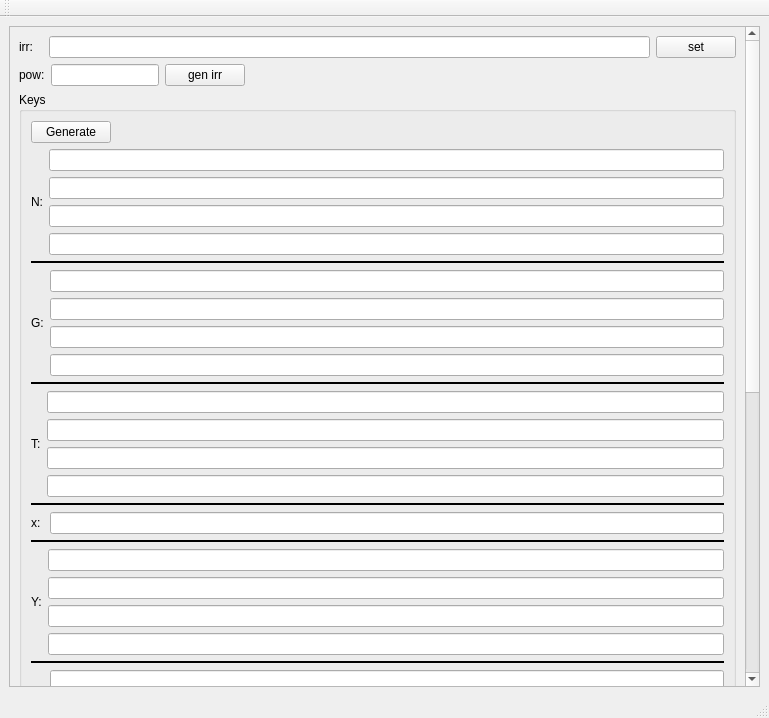
<?xml version="1.0" encoding="UTF-8"?>
<ui version="4.0">
 <class>MainWindow</class>
 <widget class="QMainWindow" name="MainWindow">
  <property name="geometry">
   <rect>
    <x>0</x>
    <y>0</y>
    <width>769</width>
    <height>718</height>
   </rect>
  </property>
  <property name="windowTitle">
   <string>MainWindow</string>
  </property>
  <widget class="QWidget" name="centralwidget">
   <layout class="QGridLayout" name="gridLayout">
    <item row="0" column="0">
     <widget class="QScrollArea" name="scrollArea">
      <property name="widgetResizable">
       <bool>true</bool>
      </property>
      <widget class="QWidget" name="scrollAreaWidgetContents">
       <property name="geometry">
        <rect>
         <x>0</x>
         <y>0</y>
         <width>728</width>
         <height>1365</height>
        </rect>
       </property>
       <layout class="QVBoxLayout" name="verticalLayout_8">
        <item>
         <layout class="QHBoxLayout" name="horizontalLayout_4">
          <item>
           <widget class="QLabel" name="label_24">
            <property name="text">
             <string>irr:   </string>
            </property>
           </widget>
          </item>
          <item>
           <widget class="QLineEdit" name="Lineirr"/>
          </item>
          <item>
           <widget class="QPushButton" name="setIrr_2">
            <property name="text">
             <string>set</string>
            </property>
           </widget>
          </item>
         </layout>
        </item>
        <item>
         <layout class="QHBoxLayout" name="horizontalLayout">
          <item>
           <widget class="QLabel" name="label">
            <property name="text">
             <string>pow:</string>
            </property>
           </widget>
          </item>
          <item>
           <widget class="QLineEdit" name="linePow">
            <property name="sizePolicy">
             <sizepolicy hsizetype="Minimum" vsizetype="Fixed">
              <horstretch>0</horstretch>
              <verstretch>0</verstretch>
             </sizepolicy>
            </property>
           </widget>
          </item>
          <item>
           <widget class="QPushButton" name="genIrrButton">
            <property name="text">
             <string>gen irr</string>
            </property>
           </widget>
          </item>
          <item>
           <spacer name="horizontalSpacer_3">
            <property name="orientation">
             <enum>Qt::Horizontal</enum>
            </property>
            <property name="sizeHint" stdset="0">
             <size>
              <width>40</width>
              <height>20</height>
             </size>
            </property>
           </spacer>
          </item>
         </layout>
        </item>
        <item>
         <widget class="QGroupBox" name="groupBox">
          <property name="title">
           <string>Keys</string>
          </property>
          <layout class="QVBoxLayout" name="verticalLayout_5">
           <item>
            <layout class="QHBoxLayout" name="horizontalLayout_7">
             <item>
              <widget class="QPushButton" name="GenButton_2">
               <property name="text">
                <string>Generate</string>
               </property>
              </widget>
             </item>
             <item>
              <spacer name="horizontalSpacer">
               <property name="orientation">
                <enum>Qt::Horizontal</enum>
               </property>
               <property name="sizeHint" stdset="0">
                <size>
                 <width>40</width>
                 <height>20</height>
                </size>
               </property>
              </spacer>
             </item>
            </layout>
           </item>
           <item>
            <layout class="QHBoxLayout" name="horizontalLayout_3">
             <item>
              <widget class="QLabel" name="label_13">
               <property name="text">
                <string>N:</string>
               </property>
              </widget>
             </item>
             <item>
              <layout class="QVBoxLayout" name="verticalLayout_6">
               <item>
                <widget class="QLineEdit" name="N1"/>
               </item>
               <item>
                <widget class="QLineEdit" name="N2"/>
               </item>
               <item>
                <widget class="QLineEdit" name="N3"/>
               </item>
               <item>
                <widget class="QLineEdit" name="N4"/>
               </item>
              </layout>
             </item>
            </layout>
           </item>
           <item>
            <widget class="Line" name="line">
             <property name="frameShadow">
              <enum>QFrame::Plain</enum>
             </property>
             <property name="lineWidth">
              <number>2</number>
             </property>
             <property name="midLineWidth">
              <number>0</number>
             </property>
             <property name="orientation">
              <enum>Qt::Horizontal</enum>
             </property>
            </widget>
           </item>
           <item>
            <layout class="QHBoxLayout" name="horizontalLayout_5">
             <item>
              <widget class="QLabel" name="label_14">
               <property name="text">
                <string>G:</string>
               </property>
              </widget>
             </item>
             <item>
              <layout class="QVBoxLayout" name="verticalLayout">
               <item>
                <widget class="QLineEdit" name="G1"/>
               </item>
               <item>
                <widget class="QLineEdit" name="G2"/>
               </item>
               <item>
                <widget class="QLineEdit" name="G3"/>
               </item>
               <item>
                <widget class="QLineEdit" name="G4"/>
               </item>
              </layout>
             </item>
            </layout>
           </item>
           <item>
            <widget class="Line" name="line_2">
             <property name="frameShadow">
              <enum>QFrame::Plain</enum>
             </property>
             <property name="lineWidth">
              <number>2</number>
             </property>
             <property name="orientation">
              <enum>Qt::Horizontal</enum>
             </property>
            </widget>
           </item>
           <item>
            <layout class="QHBoxLayout" name="horizontalLayout_6">
             <item>
              <widget class="QLabel" name="label_15">
               <property name="text">
                <string>T:</string>
               </property>
              </widget>
             </item>
             <item>
              <layout class="QVBoxLayout" name="verticalLayout_9">
               <item>
                <widget class="QLineEdit" name="T1"/>
               </item>
               <item>
                <widget class="QLineEdit" name="T2"/>
               </item>
               <item>
                <widget class="QLineEdit" name="T3"/>
               </item>
               <item>
                <widget class="QLineEdit" name="T4"/>
               </item>
              </layout>
             </item>
            </layout>
           </item>
           <item>
            <widget class="Line" name="line_3">
             <property name="frameShadow">
              <enum>QFrame::Plain</enum>
             </property>
             <property name="lineWidth">
              <number>2</number>
             </property>
             <property name="orientation">
              <enum>Qt::Horizontal</enum>
             </property>
            </widget>
           </item>
           <item>
            <layout class="QHBoxLayout" name="horizontalLayout_8">
             <item>
              <widget class="QLabel" name="label_16">
               <property name="text">
                <string>x: </string>
               </property>
              </widget>
             </item>
             <item>
              <widget class="QLineEdit" name="x1"/>
             </item>
            </layout>
           </item>
           <item>
            <widget class="Line" name="line_4">
             <property name="frameShadow">
              <enum>QFrame::Plain</enum>
             </property>
             <property name="lineWidth">
              <number>2</number>
             </property>
             <property name="orientation">
              <enum>Qt::Horizontal</enum>
             </property>
            </widget>
           </item>
           <item>
            <layout class="QHBoxLayout" name="horizontalLayout_9">
             <item>
              <widget class="QLabel" name="label_17">
               <property name="text">
                <string>Y:</string>
               </property>
              </widget>
             </item>
             <item>
              <layout class="QVBoxLayout" name="verticalLayout_11">
               <item>
                <widget class="QLineEdit" name="Y1"/>
               </item>
               <item>
                <widget class="QLineEdit" name="Y2"/>
               </item>
               <item>
                <widget class="QLineEdit" name="Y3"/>
               </item>
               <item>
                <widget class="QLineEdit" name="Y4"/>
               </item>
              </layout>
             </item>
            </layout>
           </item>
           <item>
            <widget class="Line" name="line_5">
             <property name="frameShadow">
              <enum>QFrame::Plain</enum>
             </property>
             <property name="lineWidth">
              <number>2</number>
             </property>
             <property name="orientation">
              <enum>Qt::Horizontal</enum>
             </property>
            </widget>
           </item>
           <item>
            <layout class="QHBoxLayout" name="horizontalLayout_10">
             <item>
              <widget class="QLabel" name="label_18">
               <property name="text">
                <string>Q:</string>
               </property>
              </widget>
             </item>
             <item>
              <layout class="QVBoxLayout" name="verticalLayout_12">
               <item>
                <widget class="QLineEdit" name="Q1"/>
               </item>
               <item>
                <widget class="QLineEdit" name="Q2"/>
               </item>
               <item>
                <widget class="QLineEdit" name="Q3"/>
               </item>
               <item>
                <widget class="QLineEdit" name="Q4"/>
               </item>
              </layout>
             </item>
            </layout>
           </item>
           <item>
            <widget class="Line" name="line_6">
             <property name="frameShadow">
              <enum>QFrame::Plain</enum>
             </property>
             <property name="lineWidth">
              <number>2</number>
             </property>
             <property name="orientation">
              <enum>Qt::Horizontal</enum>
             </property>
            </widget>
           </item>
           <item>
            <layout class="QHBoxLayout" name="horizontalLayout_15">
             <item>
              <widget class="QLabel" name="label_20">
               <property name="text">
                <string>e: </string>
               </property>
              </widget>
             </item>
             <item>
              <widget class="QLineEdit" name="e1"/>
             </item>
            </layout>
           </item>
           <item>
            <widget class="Line" name="line_8">
             <property name="frameShadow">
              <enum>QFrame::Plain</enum>
             </property>
             <property name="lineWidth">
              <number>2</number>
             </property>
             <property name="orientation">
              <enum>Qt::Horizontal</enum>
             </property>
            </widget>
           </item>
           <item>
            <layout class="QHBoxLayout" name="horizontalLayout_16">
             <item>
              <widget class="QLabel" name="label_21">
               <property name="text">
                <string>s: </string>
               </property>
              </widget>
             </item>
             <item>
              <widget class="QLineEdit" name="s1"/>
             </item>
            </layout>
           </item>
           <item>
            <widget class="Line" name="line_9">
             <property name="frameShadow">
              <enum>QFrame::Plain</enum>
             </property>
             <property name="lineWidth">
              <number>2</number>
             </property>
             <property name="orientation">
              <enum>Qt::Horizontal</enum>
             </property>
            </widget>
           </item>
           <item>
            <layout class="QHBoxLayout" name="horizontalLayout_11">
             <item>
              <widget class="QLabel" name="label_19">
               <property name="text">
                <string>W:</string>
               </property>
              </widget>
             </item>
             <item>
              <layout class="QVBoxLayout" name="verticalLayout_13">
               <item>
                <widget class="QLineEdit" name="W1"/>
               </item>
               <item>
                <widget class="QLineEdit" name="W2"/>
               </item>
               <item>
                <widget class="QLineEdit" name="W3"/>
               </item>
               <item>
                <widget class="QLineEdit" name="W4"/>
               </item>
              </layout>
             </item>
            </layout>
           </item>
          </layout>
         </widget>
        </item>
        <item>
         <widget class="QGroupBox" name="groupBox_2">
          <property name="title">
           <string>Check</string>
          </property>
          <layout class="QVBoxLayout" name="verticalLayout_7">
           <item>
            <layout class="QHBoxLayout" name="horizontalLayout_12">
             <item>
              <widget class="QPushButton" name="CheckButton_2">
               <property name="text">
                <string>Check</string>
               </property>
              </widget>
             </item>
             <item>
              <spacer name="horizontalSpacer_2">
               <property name="orientation">
                <enum>Qt::Horizontal</enum>
               </property>
               <property name="sizeHint" stdset="0">
                <size>
                 <width>40</width>
                 <height>20</height>
                </size>
               </property>
              </spacer>
             </item>
            </layout>
           </item>
           <item>
            <layout class="QHBoxLayout" name="horizontalLayout_13">
             <item>
              <widget class="QLabel" name="label_22">
               <property name="text">
                <string>W':</string>
               </property>
              </widget>
             </item>
             <item>
              <layout class="QVBoxLayout" name="verticalLayout_14">
               <item>
                <widget class="QLineEdit" name="Wx1"/>
               </item>
               <item>
                <widget class="QLineEdit" name="Wx2"/>
               </item>
               <item>
                <widget class="QLineEdit" name="Wx3"/>
               </item>
               <item>
                <widget class="QLineEdit" name="Wx4"/>
               </item>
              </layout>
             </item>
            </layout>
           </item>
           <item>
            <widget class="Line" name="line_7">
             <property name="frameShadow">
              <enum>QFrame::Plain</enum>
             </property>
             <property name="lineWidth">
              <number>2</number>
             </property>
             <property name="orientation">
              <enum>Qt::Horizontal</enum>
             </property>
            </widget>
           </item>
           <item>
            <layout class="QHBoxLayout" name="horizontalLayout_14">
             <item>
              <widget class="QLabel" name="label_23">
               <property name="text">
                <string>e': </string>
               </property>
              </widget>
             </item>
             <item>
              <widget class="QLineEdit" name="ex1"/>
             </item>
            </layout>
           </item>
          </layout>
         </widget>
        </item>
       </layout>
      </widget>
     </widget>
    </item>
   </layout>
  </widget>
  <widget class="QMenuBar" name="menubar">
   <property name="geometry">
    <rect>
     <x>0</x>
     <y>0</y>
     <width>769</width>
     <height>25</height>
    </rect>
   </property>
  </widget>
  <widget class="QStatusBar" name="statusbar"/>
  <widget class="QToolBar" name="toolBar">
   <property name="windowTitle">
    <string>toolBar</string>
   </property>
   <attribute name="toolBarArea">
    <enum>TopToolBarArea</enum>
   </attribute>
   <attribute name="toolBarBreak">
    <bool>false</bool>
   </attribute>
  </widget>
 </widget>
 <resources/>
 <connections/>
</ui>
